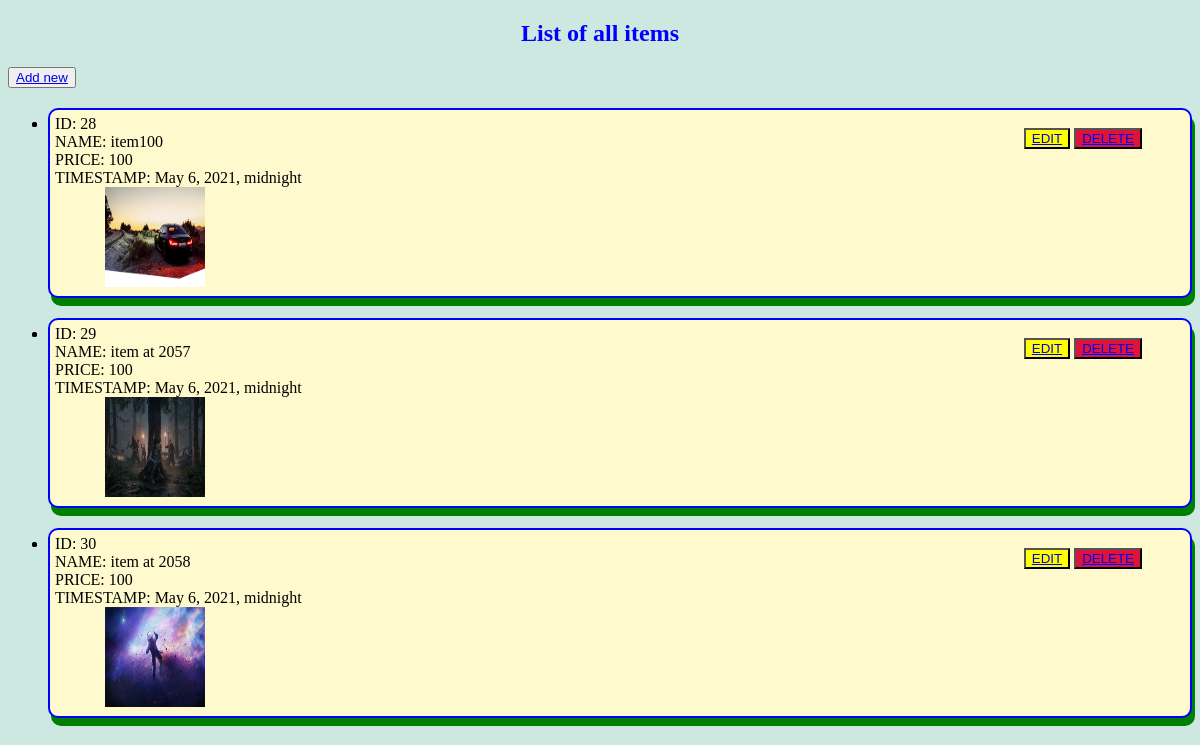
/owner/, run on the app's committed database.
### owner/models.py (models this page shows, shortened)
class Item(models.Model):
    timeStamp = models.DateTimeField(verbose_name="Time when added") # add auto_now_add=True for auto set in database
    name= models.CharField(max_length=200)
    price=models.IntegerField(verbose_name="Current base MRP")
    visibleToCostumer= models.BooleanField(verbose_name="should costumer see or not")
    profitPercentage=models.FloatField("Profit ratio")
    item_image=models.ImageField(upload_to="images/", null=True, blank=True) #for only becoz its saying field is required after form submit

### owner/views.py (the view)
# urls.py: path('', Display.homeDisplay, name="owner-home"),
    def homeDisplay(request):
        context= {
            'page_name': "Home page",
            "items": Item.objects.all()
        }
        return render(request, 'owner/index.html', context)

### owner/templates/owner/index.html (shortened to what this page needs)
<!DOCTYPE html>
<html lang="en">
<head>
</head>
<body>
    <nav style="display: inline; ">
        <h1> List of all items</h1>
        <button> <a href="{% url 'owner:add-item'%}"> Add new </a>  </button>
    </nav>
    {% if items %}
    <ul>
    {% for item in items %}
        {% if item.visibleToCostumer %}
            <div class="container">
                <div class="right-portion">
                    <button style="background-color: yellow;"> <a href="{% url 'owner:edit-item' item_id=item.id %}"> EDIT </a> </button>
                    <button style="background-color: crimson;"> <a href="{% url 'owner:delete-item' pk=item.id %}"> DELETE </a></button>
                </div>
                <div class="left-portion">
                    <li>
                        <div>ID: {{item.id}}</div>
                        <div>NAME: {{item.name}}</div>
                        <div>PRICE: {{item.price}}</div>
                        <div>TIMESTAMP: {{item.timeStamp}}</div>
                        {% load static %}
                        <img src="{% static item.item_image %}" alt="My image" class="product-image">
                    </li>
                </div>
            </div>
        {% endif %}
    {% endfor %}
    </ul>
    {% else %}
    <h1>No items in shop</h1>
    {% endif %}
</body>
</html>̥̥̥

### owner/templates/owner/index.html (style rules this page uses)
body { background-color: rgba(156, 209, 196, 0.5); ; }
h1 { color:blue; display: flex; justify-content:center }
div { padding: 10px, 10 px; }
li { padding: 5px; margin-top: 20px; border: blue 2px solid; border-radius: 10px; background-color: lemonchiffon; box-shadow: 3px 8px green; }
.product-image { width: 100px; height: 100px; padding-left: 50px; }
.container { display:list-item }
.right-portion { float: right; position: relative; left: -50px; top: 20px; }

### data on the page
Item: id "28", name "item100", price "100", timeStamp "May 6, 2021, midnight", item_image (picture)
Item: id "29", name "item at 2057", price "100", timeStamp "May 6, 2021, midnight", item_image (picture)
Item: id "30", name "item at 2058", price "100", timeStamp "May 6, 2021, midnight", item_image (picture)
